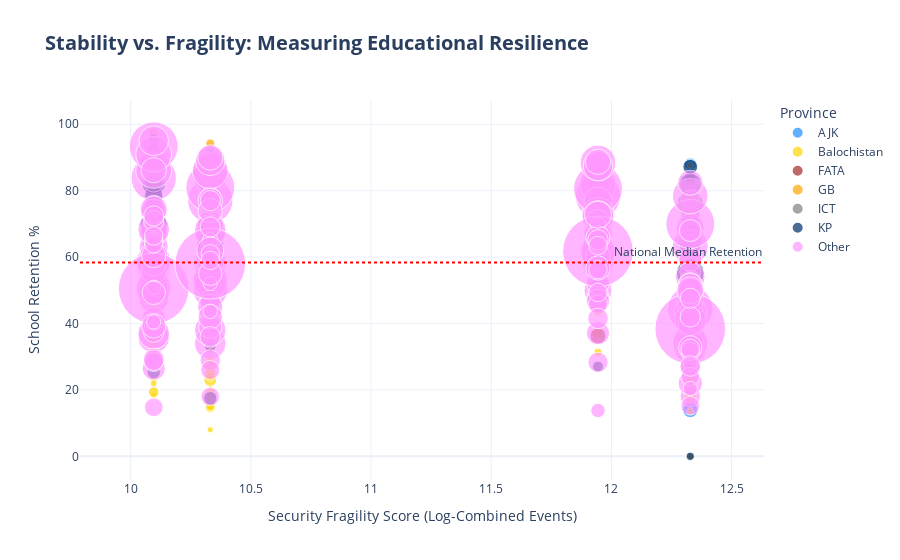

This figure's notebook cell:
### Markdown cell above
## Stability & Resilience in Education <a name="security"></a>

Can education thrive in high-conflict zones?
*   **The Resilience Quotient**: Districts that maintain high retention scores even with high security risks are potential models for stability.
*   **Conflict Impact**: Quantifying the relationship between security log-scores and learning decay.

### Code cell
# --- Visualization: Resilience in Conflict Zones ---

# We define "Resilience" as maintaining high Retention despite high Security Fragility (SFS)
df_viz = df_clean.dropna(subset=['SFS', 'Retention score', 'Population', 'Province'])

fig = px.scatter(df_viz, 
                 x='SFS', y='Retention score',
                 size='Population', color='Province', 
                 hover_name='City', 
                 title='<b>Stability vs. Fragility: Measuring Educational Resilience</b>',
                 labels={'SFS': 'Security Fragility Score (Log-Combined Events)', 
                         'Retention score': 'School Retention %'},
                 template='plotly_white', 
                 size_max=50,
                 color_discrete_map=REGION_PALETTE)

fig.add_hline(y=df_viz['Retention score'].median(), line_dash="dot", line_color="red", 
              annotation_text="National Median Retention")

fig.update_layout(title_font_size=20, legend_title_text='Province')
fig.show()

# Identifying "Anti-Fragile" Districts
threshold_sfs = df_clean['SFS'].quantile(0.75)
threshold_ret = df_clean['Retention score'].quantile(0.75)

resilient_nodes = df_clean[(df_clean['SFS'] >= threshold_sfs) & (df_clean['Retention score'] >= threshold_ret)]
print(f"🛡️ High-Resilience Cohort: Found {len(resilient_nodes)} districts (e.g., {', '.join(resilient_nodes['City'].head(3).tolist())}) "
      "that outperform retention expectations despite ranking in the top quartile of security risk.")

### Figure 1 — Plotly figure (JSON) as saved in the notebook; plotly's stock layout.template omitted (floating-point values rounded to 4 significant figures; data arrays with more than 128 entries replaced by an {"elided": "..."} marker saying what was removed)
{"data": [{"hovertemplate": "<b>%{hovertext}</b><br><br>Province=AJK<br>Security Fragility Score (Log-Combined Events)=%{x}<br>School Retention %=%{y}<br>Population=%{marker.size}<extra></extra>", "hovertext": ["Bagh", "Bhimber", "Haveli", "Kotli", "Mirpur", "Muzaffarabad", "Poonch", "Sudhnutti", "Bagh", "Bhimber", "Haveli", "Kotli", "Mirpur", "Muzaffarabad", "Poonch", "Sudhnutti", "Bagh", "Bhimber", "Haveli", "Kotli", "Mirpur", "Muzaffarabad", "Poonch", "Sudhnutti", "Bagh", "Bhimber", "Haveli", "Kotli", "Mirpur", "Muzaffarabad", "Poonch", "Sudhnutti"], "legendgroup": "AJK", "marker": {"color": "#1E90FF", "size": [351400.0, 301600.0, 150000.0, 834100.0, 754500.0, 639000.0, 411000.0, 204100.0, 351400.0, 301600.0, 150000.0, 834100.0, 754500.0, 639000.0, 411000.0, 204100.0, 351400.0, 301600.0, 150000.0, 834100.0, 754500.0, 639000.0, 411000.0, 204100.0, 351400.0, 301600.0, 150000.0, 834100.0, 754500.0, 639000.0, 411000.0, 204100.0], "sizemode": "area", "sizeref": 5286.0, "symbol": "circle"}, "mode": "markers", "name": "AJK", "orientation": "v", "showlegend": true, "type": "scatter", "x": [12.33, 12.33, 12.33, 12.33, 12.33, 12.33, 12.33, 12.33, 11.94, 11.94, 11.94, 11.94, 11.94, 11.94, 11.94, 11.94, 10.1, 10.1, 10.1, 10.1, 10.1, 10.1, 10.1, 10.1, 10.33, 10.33, 10.33, 10.33, 10.33, 10.33, 10.33, 10.33], "xaxis": "x", "y": [14.8, 75.2, 0.0, 73.2, 71.2, 14.0, 88.0, 85.6, 64.38, 86.7, 69.11, 82.56, 60.84, 52.98, 81.06, 81.66, 80.95, 80.12, 73.9, 78.68, 80.12, 76.6, 81.55, 81.62, 89.81, 83.66, 79.26, 86.0, 88.0, 79.74, 86.3, 92.55], "yaxis": "y"}, {"hovertemplate": "<b>%{hovertext}</b><br><br>Province=Balochistan<br>Security Fragility Score (Log-Combined Events)=%{x}<br>School Retention %=%{y}<br>Population=%{marker.size}<extra></extra>", "hovertext": ["Awaran", "Barkhan", "Chaghi", "Dera Bugti", "Gwadar", "Harnai", "Jaffarabad", "Jhal Magsi", "Kachhi", "Kalat", "Kech", "Kharan", "Khuzdar", "Killa Abdullah", "Killa Saifullah", "Kohlu", "Lasbela", "Loralai", "Mastung", "Musakhail", "Nasirabad", "Nushki", "Panjgur", "Pishin", "Quetta", "Sherani", "Sibi", "Washuk", "Zhob", "Ziarat", "Awaran", "Barkhan", "Chaghi", "Dera Bugti", "Gwadar", "Harnai", "Jaffarabad", "Jhal Magsi", "Kachhi", "Kalat", "Kech", "Kharan", "Khuzdar", "Killa Abdullah", "Killa Saifullah", "Kohlu", "Lasbela", "Loralai", "Mastung", "Musakhail", "Nasirabad", "Nushki", "Panjgur", "Pishin", "Quetta", "Sherani", "Sibi", "Washuk", "Zhob", "Ziarat", "Awaran", "Barkhan", "Chaghi", "Dera Bugti", "Gwadar", "Harnai", "Jaffarabad", "Jhal Magsi", "Kachhi", "Kalat", "Kech", "Kharan", "Khuzdar", "Killa Abdullah", "Killa Saifullah", "Kohlu", "Lasbela", "Loralai", "Mastung", "Musakhail", "Nasirabad", "Nushki", "Panjgur", "Pishin", "Quetta", "Sherani", "Sibi", "Washuk", "Zhob", "Ziarat", "Awaran", "Barkhan", "Chaghi", "Dera Bugti", "Gwadar", "Harnai", "Jaffarabad", "Jhal Magsi", "Kachhi", "Kalat", "Kech", "Kharan", "Khuzdar", "Killa Abdullah", "Killa Saifullah", "Kohlu", "Lasbela", "Loralai", "Mastung", "Musakhail", "Nasirabad", "Nushki", "Panjgur", "Pishin", "Quetta", "Sherani", "Sibi", "Washuk", "Zhob", "Ziarat"], "legendgroup": "Balochistan", "marker": {"color": "#FFD700", "size": [118200.0, 103500.0, 300000.0, 181300.0, 185500.0, 140000.0, 432800.0, 109900.0, 288100.0, 237800.0, 413200.0, 132500.0, 417500.0, 370300.0, 193600.0, 99850.0, 312700.0, 295600.0, 179800.0, 134100.0, 245900.0, 137500.0, 234100.0, 367200.0, 744800.0, 0.0, 180400.0, 118200.0, 275100.0, 33340.0, 118200.0, 103500.0, 300000.0, 181300.0, 185500.0, 140000.0, 432800.0, 109900.0, 288100.0, 237800.0, 413200.0, 132500.0, 417500.0, 370300.0, 193600.0, 99850.0, 312700.0, 295600.0, 179800.0, 134100.0, 245900.0, 137500.0, 234100.0, 367200.0, 744800.0, 0.0, 180400.0, 118200.0, 275100.0, 33340.0, 118200.0, 103500.0, 300000.0, 181300.0, 185500.0, 140000.0, 432800.0, 109900.0, 288100.0, 237800.0, 413200.0, 132500.0, 417500.0, 370300.0, 193600.0, 99850.0, 312700.0, 295600.0, 179800.0, 134100.0, 245900.0, 137500.0, 234100.0, 367200.0, 744800.0, 0.0, 180400.0, 118200.0, 275100.0, 33340.0, 118200.0, 103500.0, 300000.0, 181300.0, 185500.0, 140000.0, 432800.0, 109900.0, 288100.0, 237800.0, 413200.0, 132500.0, 417500.0, 370300.0, 193600.0, 99850.0, 312700.0, 295600.0, 179800.0, 134100.0, 245900.0, 137500.0, 234100.0, 367200.0, 744800.0, 0.0, 180400.0, 118200.0, 275100.0, 33340.0], "sizemode": "area", "sizeref": 5286.0, "symbol": "circle"}, "mode": "markers", "name": "Balochistan", "orientation": "v", "showlegend": true, "type": "scatter", "x": [12.33, 12.33, 12.33, 12.33, 12.33, 12.33, 12.33, 12.33, 12.33, 12.33, 12.33, 12.33, 12.33, 12.33, 12.33, 12.33, 12.33, 12.33, 12.33, 12.33, 12.33, 12.33, 12.33, 12.33, 12.33, 12.33, 12.33, 12.33, 12.33, 12.33, 11.94, 11.94, 11.94, 11.94, 11.94, 11.94, 11.94, 11.94, 11.94, 11.94, 11.94, 11.94, 11.94, 11.94, 11.94, 11.94, 11.94, 11.94, 11.94, 11.94, 11.94, 11.94, 11.94, 11.94, 11.94, 11.94, 11.94, 11.94, 11.94, 11.94, 10.1, 10.1, 10.1, 10.1, 10.1, 10.1, 10.1, 10.1, 10.1, 10.1, 10.1, 10.1, 10.1, 10.1, 10.1, 10.1, 10.1, 10.1, 10.1, 10.1, 10.1, 10.1, 10.1, 10.1, 10.1, 10.1, 10.1, 10.1, 10.1, 10.1, 10.33, 10.33, 10.33, 10.33, 10.33, 10.33, 10.33, 10.33, 10.33, 10.33, 10.33, 10.33, 10.33, 10.33, 10.33, 10.33, 10.33, 10.33, 10.33, 10.33, 10.33, 10.33, 10.33, 10.33, 10.33, 10.33, 10.33, 10.33, 10.33, 10.33], "xaxis": "x", "y": [37.6, 62.4, 62.8, 25.6, 38.0, 51.6, 42.4, 78.0, 17.6, 34.4, 44.4, 28.8, 22.0, 18.8, 65.6, 44.0, 38.0, 28.4, 34.8, 13.6, 30.0, 46.8, 32.0, 24.8, 40.8, 24.8, 43.2, 30.0, 23.2, 40.4, 49.81, 53.91, 63.02, 31.3, 68.33, 58.3, 63.17, 75.32, 46.65, 55.14, 65.76, 62.17, 44.25, 37.36, 62.68, 59.94, 61.14, 58.22, 55.28, 43.39, 49.09, 64.73, 60.24, 57.01, 73.41, 50.2, 66.55, 46.88, 46.3, 25.68, 72.86, 45.03, 46.08, 47.88, 75.38, 47.42, 35.44, 49.59, 50.18, 33.51, 80.57, 55.41, 31.21, 31.1, 34.76, 18.26, 53.44, 19.36, 65.02, 23.03, 41.28, 57.1, 54.29, 45.74, 68.88, 39.22, 64.84, 21.87, 61.39, 64.0, 29.0, 8.0, 32.94, 18.0, 74.0, 32.0, 23.0, 32.56, 16.0, 29.0, 38.0, 38.93, 27.0, 24.93, 25.79, 29.0, 50.0, 14.82, 15.0, 17.56, 62.0, 43.0, 24.0, 35.0, 54.0, 25.0, 70.83, 18.84, 19.0, 21.0], "yaxis": "y"}, {"hovertemplate": "<b>%{hovertext}</b><br><br>Province=FATA<br>Security Fragility Score (Log-Combined Events)=%{x}<br>School Retention %=%{y}<br>Population=%{marker.size}<extra></extra>", "hovertext": ["Fr Bannu", "Fr Bannu", "Fr Bannu", "Fr Bannu"], "legendgroup": "FATA", "marker": {"color": "#A52A2A", "size": [675700.0, 675700.0, 675700.0, 675700.0], "sizemode": "area", "sizeref": 5286.0, "symbol": "circle"}, "mode": "markers", "name": "FATA", "orientation": "v", "showlegend": true, "type": "scatter", "x": [12.33, 11.94, 10.1, 10.33], "xaxis": "x", "y": [34.8, 36.26, 58.56, 55.25], "yaxis": "y"}, {"hovertemplate": "<b>%{hovertext}</b><br><br>Province=GB<br>Security Fragility Score (Log-Combined Events)=%{x}<br>School Retention %=%{y}<br>Population=%{marker.size}<extra></extra>", "hovertext": ["Ghanchi", "Ghizer", "Gilgit", "Hunza Nagar", "Skardu", "Ghanchi", "Ghizer", "Gilgit", "Hunza Nagar", "Skardu", "Ghanchi", "Ghizer", "Gilgit", "Hunza Nagar", "Skardu", "Ghanchi", "Ghizer", "Gilgit", "Hunza Nagar", "Skardu"], "legendgroup": "GB", "marker": {"color": "#FFA500", "size": [88370.0, 120200.0, 243300.0, 0.0, 214800.0, 88370.0, 120200.0, 243300.0, 0.0, 214800.0, 88370.0, 120200.0, 243300.0, 0.0, 214800.0, 88370.0, 120200.0, 243300.0, 0.0, 214800.0], "sizemode": "area", "sizeref": 5286.0, "symbol": "circle"}, "mode": "markers", "name": "GB", "orientation": "v", "showlegend": true, "type": "scatter", "x": [12.33, 12.33, 12.33, 12.33, 12.33, 11.94, 11.94, 11.94, 11.94, 11.94, 10.1, 10.1, 10.1, 10.1, 10.1, 10.33, 10.33, 10.33, 10.33, 10.33], "xaxis": "x", "y": [87.6, 0.0, 74.8, 100.0, 52.0, 74.81, 50.65, 78.47, 96.37, 78.73, 56.05, 61.02, 80.22, 84.64, 97.56, 87.36, 83.56, 85.24, 71.0, 94.22], "yaxis": "y"}, {"hovertemplate": "<b>%{hovertext}</b><br><br>Province=ICT<br>Security Fragility Score (Log-Combined Events)=%{x}<br>School Retention %=%{y}<br>Population=%{marker.size}<extra></extra>", "hovertext": ["Islamabad", "Islamabad", "Islamabad", "Islamabad"], "legendgroup": "ICT", "marker": {"color": "#808080", "size": [1829000.0, 1829000.0, 1829000.0, 1829000.0], "sizemode": "area", "sizeref": 5286.0, "symbol": "circle"}, "mode": "markers", "name": "ICT", "orientation": "v", "showlegend": true, "type": "scatter", "x": [12.33, 11.94, 10.1, 10.33], "xaxis": "x", "y": [76.0, 74.33, 87.55, 87.5], "yaxis": "y"}, {"hovertemplate": "<b>%{hovertext}</b><br><br>Province=KP<br>Security Fragility Score (Log-Combined Events)=%{x}<br>School Retention %=%{y}<br>Population=%{marker.size}<extra></extra>", "hovertext": ["Abbottabad", "Batagram", "Buner", "Charsadda", "Chitral", "Dera Ismail Khan", "Hangu", "Haripur", "Karak", "Kohat", "Kohistan", "Lakki Marwat", "Lower Dir", "Malakand", "Mansehra", "Mardan", "Nowshera", "Peshawar", "Shangla", "Swabi", "Swat", "Tank", "Tor Ghar", "Upper Dir", "Abbottabad", "Batagram", "Buner", "Charsadda", "Chitral", "Dera Ismail Khan", "Hangu", "Haripur", "Karak", "Kohat", "Kohistan", "Lakki Marwat", "Lower Dir", "Malakand", "Mansehra", "Mardan", "Nowshera", "Peshawar", "Shangla", "Swabi", "Swat", "Tank", "Tor Ghar", "Upper Dir", "Abbottabad", "Batagram", "Buner", "Charsadda", "Chitral", "Dera Ismail Khan", "Hangu", "Haripur", "Karak", "Kohat", "Kohistan", "Lakki Marwat", "Lower Dir", "Malakand", "Mansehra", "Mardan", "Nowshera", "Peshawar", "Shangla", "Swabi", "Swat", "Tank", "Tor Ghar", "Upper Dir", "Abbottabad", "Batagram", "Buner", "Charsadda", "Chitral", "Dera Ismail Khan", "Hangu", "Haripur", "Karak", "Kohat", "Kohistan", "Lakki Marwat", "Lower Dir", "Malakand", "Mansehra", "Mardan", "Nowshera", "Peshawar", "Shangla", "Swabi", "Swat", "Tank", "Tor Ghar", "Upper Dir"], "legendgroup": "KP", "marker": {"color": "#002F6C", "size": [880700.0, 307300.0, 506000.0, 1022000.0, 318700.0, 853000.0, 614500.0, 692200.0, 430800.0, 562600.0, 472600.0, 490000.0, 717600.0, 452300.0, 1153000.0, 1460000.0, 874400.0, 2019000.0, 434600.0, 1027000.0, 1258000.0, 238200.0, 185000.0, 575900.0, 880700.0, 307300.0, 506000.0, 1022000.0, 318700.0, 853000.0, 614500.0, 692200.0, 430800.0, 562600.0, 472600.0, 490000.0, 717600.0, 452300.0, 1153000.0, 1460000.0, 874400.0, 2019000.0, 434600.0, 1027000.0, 1258000.0, 238200.0, 185000.0, 575900.0, 880700.0, 307300.0, 506000.0, 1022000.0, 318700.0, 853000.0, 614500.0, 692200.0, 430800.0, 562600.0, 472600.0, 490000.0, 717600.0, 452300.0, 1153000.0, 1460000.0, 874400.0, 2019000.0, 434600.0, 1027000.0, 1258000.0, 238200.0, 185000.0, 575900.0, 880700.0, 307300.0, 506000.0, 1022000.0, 318700.0, 853000.0, 614500.0, 692200.0, 430800.0, 562600.0, 472600.0, 490000.0, 717600.0, 452300.0, 1153000.0, 1460000.0, 874400.0, 2019000.0, 434600.0, 1027000.0, 1258000.0, 238200.0, 185000.0, 575900.0], "sizemode": "area", "sizeref": 5286.0, "symbol": "circle"}, "mode": "markers", "name": "KP", "orientation": "v", "showlegend": true, "type": "scatter", "x": [12.33, 12.33, 12.33, 12.33, 12.33, 12.33, 12.33, 12.33, 12.33, 12.33, 12.33, 12.33, 12.33, 12.33, 12.33, 12.33, 12.33, 12.33, 12.33, 12.33, 12.33, 12.33, 12.33, 12.33, 11.94, 11.94, 11.94, 11.94, 11.94, 11.94, 11.94, 11.94, 11.94, 11.94, 11.94, 11.94, 11.94, 11.94, 11.94, 11.94, 11.94, 11.94, 11.94, 11.94, 11.94, 11.94, 11.94, 11.94, 10.1, 10.1, 10.1, 10.1, 10.1, 10.1, 10.1, 10.1, 10.1, 10.1, 10.1, 10.1, 10.1, 10.1, 10.1, 10.1, 10.1, 10.1, 10.1, 10.1, 10.1, 10.1, 10.1, 10.1, 10.33, 10.33, 10.33, 10.33, 10.33, 10.33, 10.33, 10.33, 10.33, 10.33, 10.33, 10.33, 10.33, 10.33, 10.33, 10.33, 10.33, 10.33, 10.33, 10.33, 10.33, 10.33, 10.33, 10.33], "xaxis": "x", "y": [68.4, 29.2, 68.4, 52.8, 83.6, 46.8, 48.4, 63.2, 64.4, 56.0, 28.8, 47.6, 65.6, 70.0, 47.2, 64.4, 56.8, 55.2, 38.0, 52.4, 82.0, 30.4, 0.0, 87.2, 80.69, 27.07, 68.83, 69.03, 80.84, 71.05, 73.54, 63.68, 78.86, 45.48, 48.11, 64.12, 79.42, 79.78, 58.47, 72.0, 62.42, 75.92, 57.9, 63.16, 71.14, 54.3, 82.85, 73.61, 83.39, 29.04, 65.14, 73.04, 95.51, 66.32, 73.41, 86.24, 88.61, 74.53, 25.4, 74.47, 76.08, 92.38, 55.77, 82.21, 78.63, 69.63, 57.26, 82.56, 63.99, 49.85, 76.25, 59.42, 77.0, 33.0, 59.0, 66.0, 79.0, 54.0, 72.0, 79.0, 74.0, 73.9, 17.5, 73.0, 74.0, 87.0, 50.0, 81.61, 80.0, 63.0, 47.0, 83.0, 49.0, 34.0, 45.0, 59.25], "yaxis": "y"}, {"hovertemplate": "<b>%{hovertext}</b><br><br>Province=Other<br>Security Fragility Score (Log-Combined Events)=%{x}<br>School Retention %=%{y}<br>Population=%{marker.size}<extra></extra>", "hovertext": {"elided": "236 str values"}, "legendgroup": "Other", "marker": {"color": "#FF97FF", "size": {"elided": "236 float values"}, "sizemode": "area", "sizeref": 5286.0, "symbol": "circle"}, "mode": "markers", "name": "Other", "orientation": "v", "showlegend": true, "type": "scatter", "x": {"elided": "236 float values"}, "xaxis": "x", "y": {"elided": "236 float values"}, "yaxis": "y"}], "layout": {"annotations": [{"showarrow": false, "text": "National Median Retention", "x": 1, "xanchor": "right", "xref": "x domain", "y": 58.38, "yanchor": "bottom", "yref": "y"}], "legend": {"itemsizing": "constant", "title": {"text": "Province"}, "tracegroupgap": 0}, "shapes": [{"line": {"color": "red", "dash": "dot"}, "type": "line", "x0": 0, "x1": 1, "xref": "x domain", "y0": 58.38, "y1": 58.38, "yref": "y"}], "title": {"font": {"size": 20}, "text": "<b>Stability vs. Fragility: Measuring Educational Resilience</b>"}, "xaxis": {"anchor": "y", "domain": [0, 1], "title": {"text": "Security Fragility Score (Log-Combined Events)"}}, "yaxis": {"anchor": "x", "domain": [0, 1], "title": {"text": "School Retention %"}}}}
